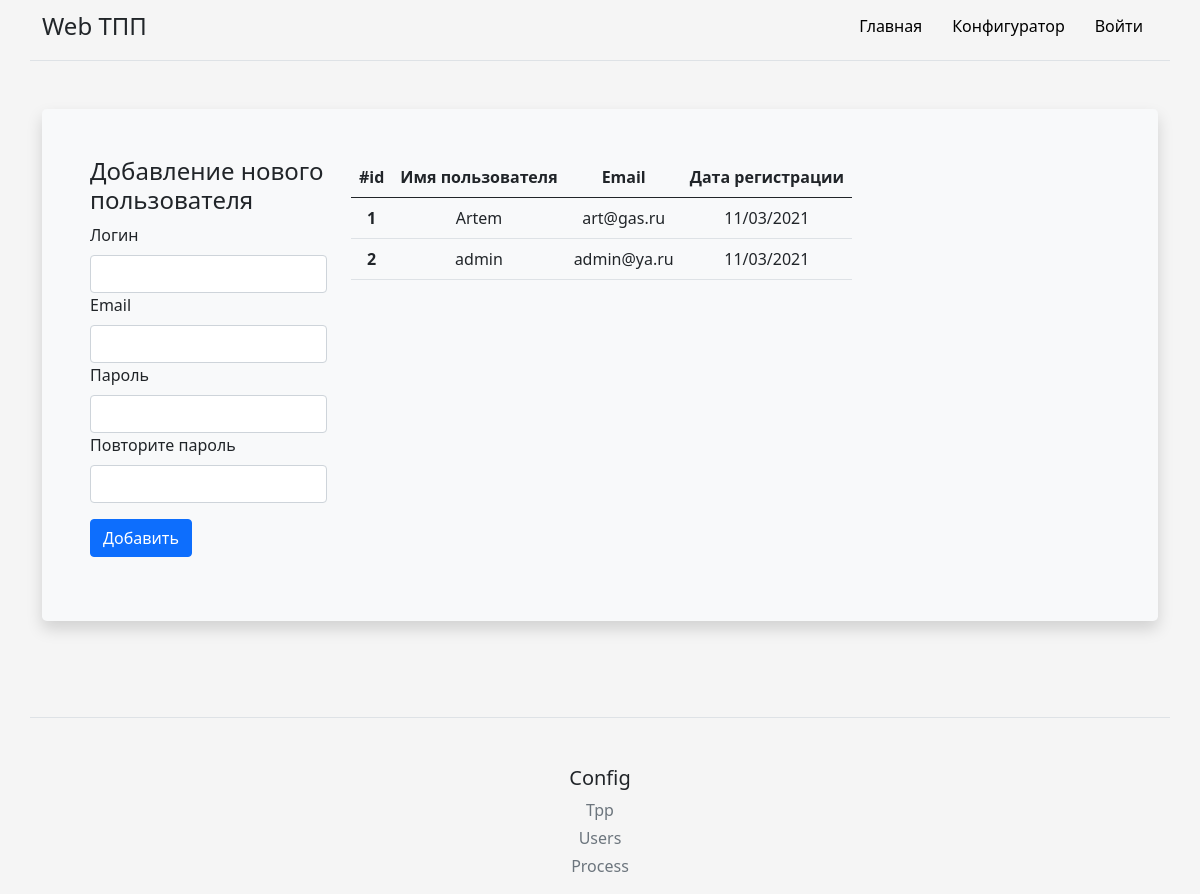
The app's page /config_user, older data.
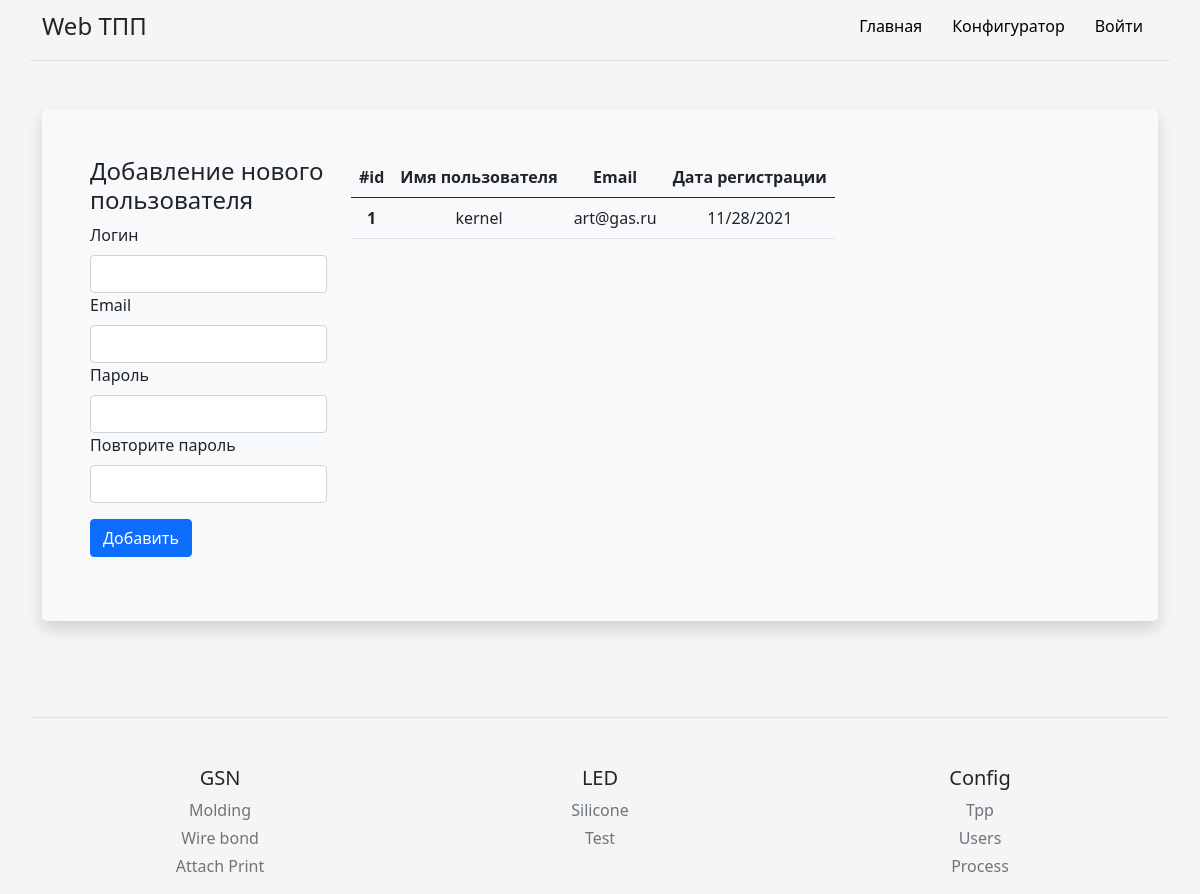
The same page, newer data.
### models.py (models this page shows, shortened)
class User(UserMixin, db.Model):
    id = db.Column(db.Integer, primary_key=True)
    login = db.Column(db.String(64), index=True, unique=True)
    email = db.Column(db.String(64), index=True, unique=True)
    password_hash = db.Column(db.String(120), index=True, unique=True)
    time = db.Column(db.DateTime, index=True, default=datetime.utcnow)
    tpp = db.relationship('Tpp', backref='author', lazy='dynamic')

class Process(db.Model):
    id = db.Column(db.Integer, primary_key=True)
    process = db.Column(db.Text, nullable=False)
    branch = db.Column(db.Text, nullable=False)

### routes.py (the view, shortened to what this page needs)
@app_routes.route('/config_user', methods=["POST", "GET"])
def config_user():
    from main import db
    from models import User, Process
    users = db.session.query(User).all()
    branch_footer = db.session.query(Process).group_by(Process.branch).all()
    process_footer = db.session.query(Process).all()
    return render_template('config_folder/config_user.html', users=users,branch_footer=branch_footer, process_footer=process_footer)

### templates/config_folder/config_user.html (shortened to what this page needs)
{% extends 'base.html' %}
{% block body %}
<div class="container py-4">
    <div class="p-5 mb-4 bg-light rounded-3 shadow">
        <div class="row align-items-md-stretch">
            <form class="col-md-3" method="post">
                <h4>Добавление нового пользователя</h4>
                <div class="col-sm-12">
                    <label for="user_login" class="form-label">Логин</label>
                    <input type="text" class="form-control" name="user_login" id="user_login" required>
                </div>
                <div class="col-sm-12">
                    <label for="user_email" class="form-label">Email</label>
                    <input type="text" class="form-control" name="user_email" id="user_email" required>
                </div>
                <div class="col-sm-12">
                    <label for="user_pass" class="form-label">Пароль</label>
                    <input type="text" class="form-control" name="user_pass" id="user_pass" required>
                </div>
                <div class="col-sm-12">
                    <label for="user_pass2" class="form-label">Повторите пароль</label>
                    <input type="text" class="form-control" name="user_pass2" id="user_pass2" required>
                </div>
                <div class="py-3">
                    <button class="btn btn-m btn-primary btn-block" type="submit" name="btn" value="add"> Добавить </button>
                </div>
            </form>
            <div class="col-md-9">
                <table class="table table-hover">
                    <thead>
                        <tr>
                        <th scope="col">#id</th>
                        <th scope="col">Имя пользователя</th>
                        <th scope="col">Email</th>
                        <th scope="col">Дата регистрации</th>
                        </tr>
                    </thead>
                    <tbody method="post" >
                        {% for item in users %}
                        <tr>
                        <th scope="row" name="up_table_id">{{item.id}}</th>
                        <td name="up_table_prod_name">{{item.login}}</td>
                        <td name="up_table_prod_name">{{item.email}}</td>
                        <td name="up_table_number">{{item.time.strftime("%m/%d/%Y")}}</td>
                        </tr>
                        {% endfor %}
                    </tbody>
                </table>
            </div>
         </div>
    </div>
</div>
{% endblock %}

### templates/base.html (shortened to what this page needs)
<!DOCTYPE html>
<html lang="en">
  <head>
    <link rel="stylesheet" href="https://cdn.jsdelivr.net/npm/bootstrap@5.1.0/dist/css/bootstrap.min.css">
    <link rel="stylesheet" href="{{ url_for('static', filename='css/main.css') }}">
  </head>
<body>
  <div class="py-2 container d-flex flex-column flex-md-row align-items-center pb-3 mb-4 border-bottom">
      <span class="fs-4">Web ТПП</span>
      <nav class="d-inline-flex mt-2 mt-md-0 ms-md-auto">
        <a class="nav__link" href="/">Главная</a>
        <a class="nav__link" href="/config_tpp">Конфигуратор</a>
        {% if current_user.is_anonymous %}
        <a class="nav__link" href="/login">Войти</a>
        {% else %}
        <a class="nav__link" href="/logout">Выйти</a>
        {% endif %}
      </nav>
    </div>
{% block body %}{% endblock %}
</body>
<footer class="container pt-4 my-md-5 pt-md-5 border-top">
    <div class="text-center row">
        {% for item in branch_footer %}
        <div class="col-6 col-md">
            <h5>{{item.branch}}</h5>
            <ul class="list-unstyled text-small">
                {% for i in process_footer %}
                {% if i.branch == item.branch %}
                <li class="mb-1"><a class="link-secondary text-decoration-none" href="/{{i.process}}">{{i.process}}</a></li>
                {% endif%}
                {% endfor %}
            </ul>
        </div>
        {% endfor %}
      <div class="col-6 col-md">
        <h5>Config</h5>
        <ul class="list-unstyled text-small">
          <li class="mb-1"><a class="link-secondary text-decoration-none" href="{{ url_for('.config_tpp') }}">Tpp</a></li>
          <li class="mb-1"><a class="link-secondary text-decoration-none" href="{{ url_for('.config_user') }}">Users</a></li>
          <li class="mb-1"><a class="link-secondary text-decoration-none" href="{{ url_for('.add_process') }}">Process</a></li>
        </ul>
      </div>
    </div>
</footer>
</html>

### static/css/main.css (style rules this page uses)
html, body { height: 100%; background-color: #f5f5f5; }
.td, a { text-decoration: none; text-align: center; color: black; }
.shadow { background: #ffcc00; box-shadow: 0 0 10px rgba(0,0,0,0.5); padding: 10px; }
.table { display: block; border-collapse: collapse; width: 100%; overflow: auto; }
th, td { text-align: center; padding: 8px; }
.nav__link { display: inline-block; vertical-align: top; margin: 0 15px; position: relative; color: rgb(0, 0, 0); text-decoration: none; transition: color .1s linear; }
.nav__link:after { content: ""; display: block; width: 100%; height: 3px; opacity: 0; background-color: #656872; position: absolute; top: 100%; left: 0; z-index: 1; transition: opacity .1s linear; }

Row changes from the older to the newer data that the page shows:
removed User: id "2", login "admin", email "admin@ya.ru", time "11/03/2021"
changed User "art@gas.ru": login "Artem" → "kernel"; time "11/03/2021" → "11/28/2021"
added Process: branch "GSN", process "Molding"
added Process: process "Wire bond", shown under "GSN"
added Process: process "Attach Print", shown under "GSN"
added Process: branch "LED", process "Silicone"
added Process: process "Test", shown under "LED"
